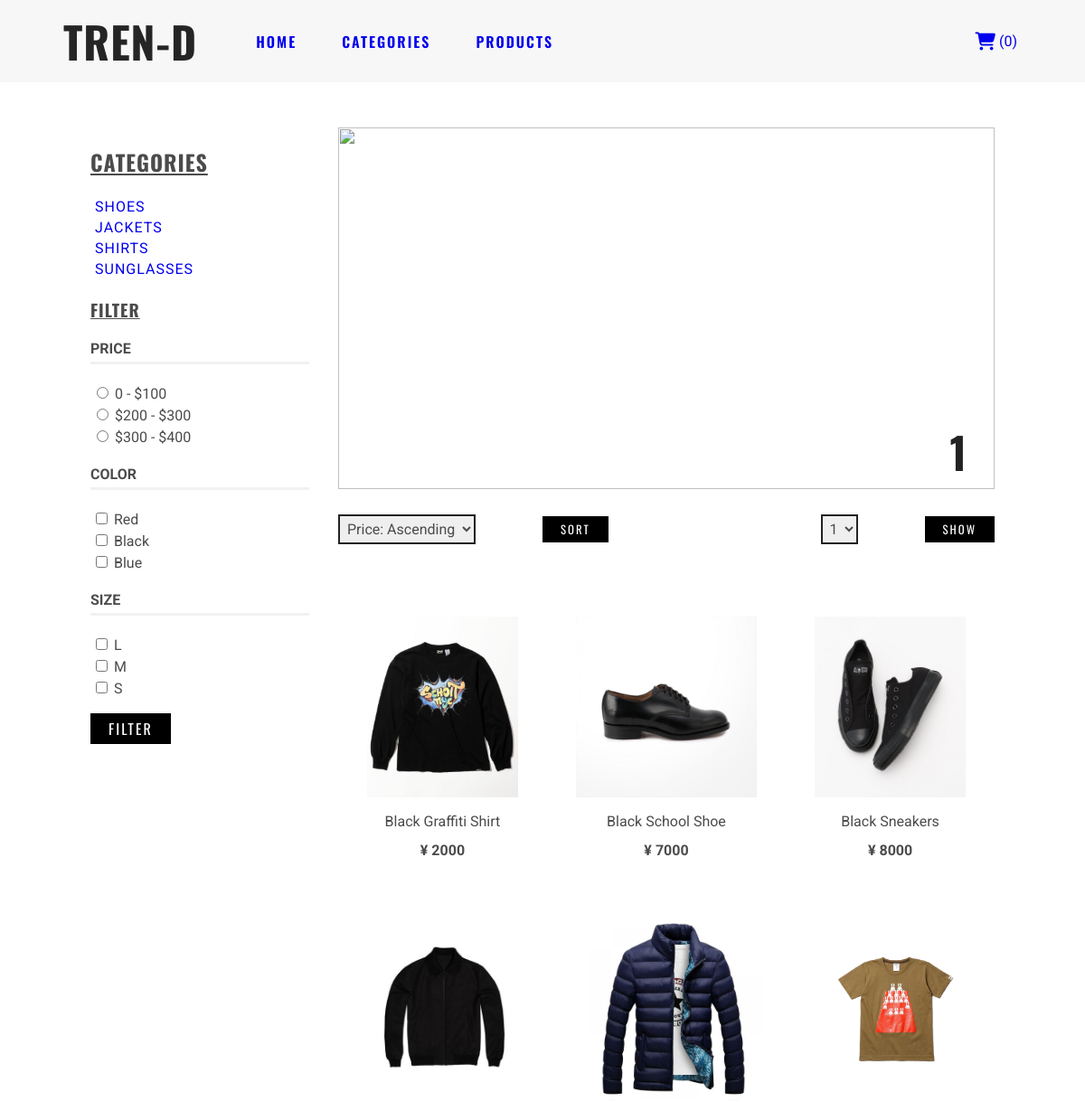
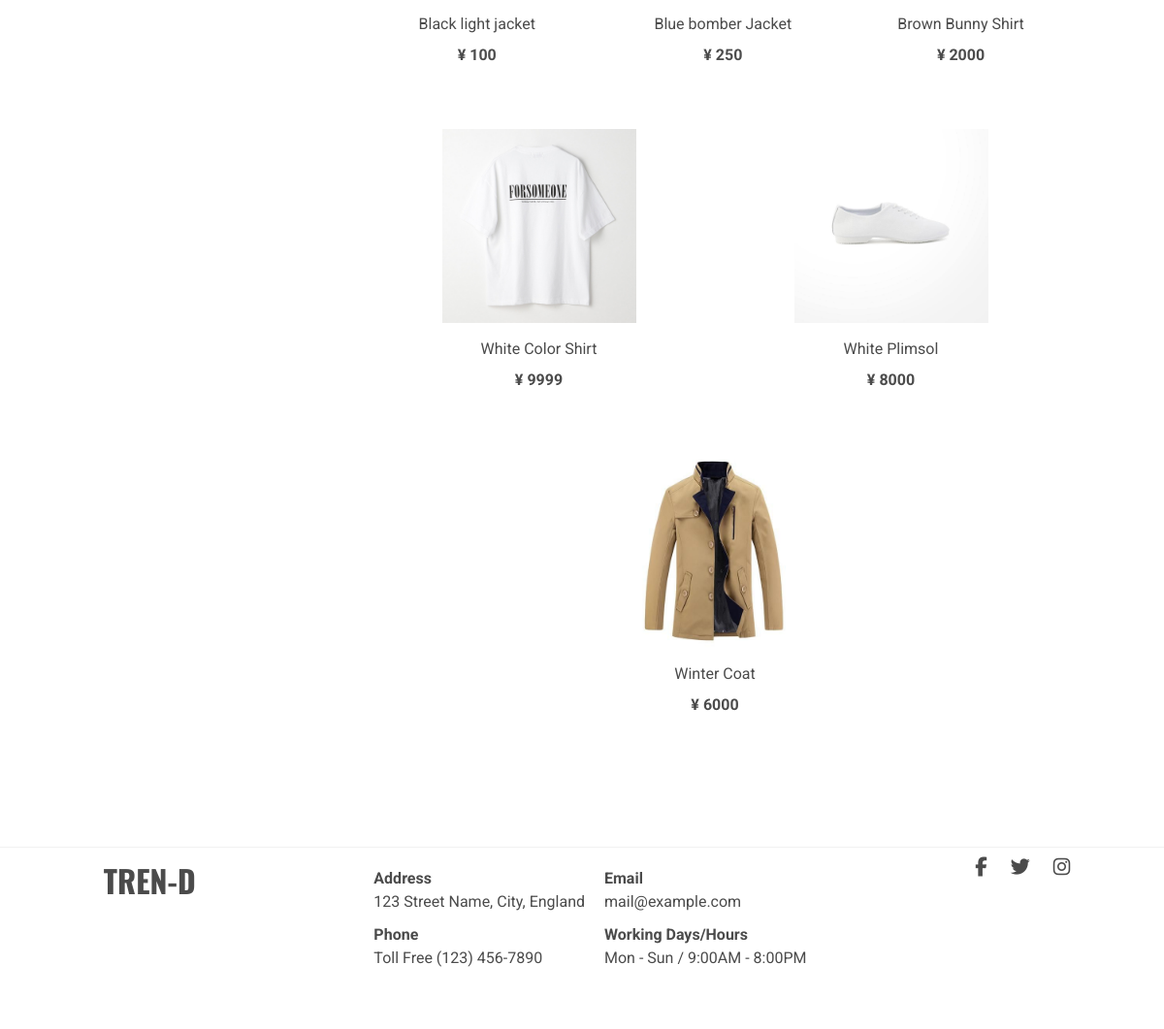
Page /search/1 on the committed database (2 pictures, top to bottom).
### app/models.py (models this page shows, shortened)
class Category(db.Model):
    id = db.Column(db.Integer, primary_key=True)
    name = db.Column(db.String(50))
    image = db.Column(db.String(50))
    product_list = db.relationship('Product', backref="product_category", lazy=True)

class Product(db.Model):
    id = db.Column(db.Integer, primary_key=True)
    name = db.Column(db.String(50))
    category = db.Column(db.Integer, db.ForeignKey('category.id'))
    size =db.Column(db.String(1))
    color = db.Column(db.String(10))
    stock = db.Column(db.Integer)
    description = db.Column(db.String(100), nullable=True)
    price = db.Column(db.Integer)
    available = db.Column(db.Boolean)
    created = db.Column(db.DateTime, default=datetime.datetime.utcnow)
    updated = db.Column(db.DateTime, nullable=True)
    image_url = db.Column(db.String(50))
    item = db.relationship('CartItem', backref="product", lazy=True)

### app/routes.py (the view)
@app.route('/search', defaults={'category': None})
@app.route('/search/<string:category>')
def search(category):
    query = request.args
    search_results = None
    category_types = [category_entry.name for category_entry in Category.query.all()]
    category_search = Category.query.filter_by(name=category).first()
    url_kwargs = {}
    page = request.args.get('page', 1, type=int)
    if request.args.get('show'):
        session['search'] = request.args.get('show', type=int)
    if request.args.get('sort'):
        session['sort'] = request.args.get('sort', type=str)
    search = SearchItems(['price', 'size', 'color'], category_search, query, page)
    if 'sort' in session:
        search_results = search.get_sorted_results(session['sort'])
    else:
        search_results = search.get_results()
    url_kwargs = search.get_url_kwargs()
    form = SearchForm()
    url_prev = url_for('search', page=search_results.prev_num, category=category, **url_kwargs) if search_results.has_prev else None
    url_next = url_for('search', page=search_results.next_num, category=category, **url_kwargs) if search_results.has_next else None
    return render_template('search.html',
                            search_results=search_results.items,
                            category=category,
                            category_types=category_types,
                            form=form,
                            url_next=url_next,
                            url_prev=url_prev
                        )

### app/forms.py
class SearchForm(FlaskForm):
    price = RadioField('Price', choices=[('100', '0 - $100'), ('200', '$200 - $300'), ('300', '$300 - $400')])
    color = MultiCheckboxField('Color', choices=[('red', 'Red'), ('black', 'Black'), ('blue', 'Blue')])
    size = MultiCheckboxField('Size', choices=[('L', 'L'), ('M', 'M'), ('S', 'S')])

### app/__init__.py (called while the page is built)
@app.context_processor
def cart_l():
    return dict(cart_l=cart_length)

### app/routes.py (called while the page is built)
def cart_length():
    return len(session['cart']) if 'cart' in session else 0

### app/search.py (called while the page is built, shortened)
    def filter(self):
        filtered_results = None
        for v in self.filter_list:
            if v == 'price' and self.query.getlist(v):
                price = int(self.query.getlist(v)[0])
                filtered_results = Product.query.filter(Product.price.between((price - 100), price))
                if self.category:
                    filtered_results = filtered_results.filter_by(product_category=self.category)
            self.url_kwargs[v] = self.query.getlist(v)
        if filtered_results:
            return filtered_results
        elif filtered_results is None and self.category:
            return Product.query.filter_by(product_category=self.category)
        else:
            return Product.query

    def get_url_kwargs(self):
        return self.url_kwargs

    def get_results(self, sorted_results=None):
        results = sorted_results if sorted_results else self.filter()
        return results.group_by(Product.name).paginate(self.page, self.show_num_pages, False)

### app/templates/search.html (shortened to what this page needs)
{% extends 'base.html' %}
{% block content %}
<section id="search">
    <div class="grid-container">
        <div class="search-bar">
            <h2>categories</h2>
            <ul class="search-list">
                {% for category in category_types %}
                <li class="search-item"><a href="{{ url_for('search', category=category) }}">{{ category|title }}</a></li>
                {% endfor %}
            </ul>
            <h3>filter</h3>
            <form class="search-form">
                <h4>price</h4>
                {{ form.price }}
                <h4>color</h4>
                {{ form.color }}
                <h4>size</h4>
                {{ form.size }}
                <input type="submit" value="filter" class="btn-1">
            </form>
        </div>
        <div class="main-content">
            <div class="search-image">
                {% if category %}
                <img src="{{ url_for('static', filename='images/search/' + category + '.jfif')}}" alt="">
                <h1 class="search-image header">{{ category|upper }}</h1>
                {% else %}
                <h1 class="search-image all-header">All Products</h1>
                {% endif %}
            </div>
            <div class="sort-container">
                <form>
                    <select name="sort" id="sort">
                        <option value="asc">Price: Ascending</option>
                    </select>
                    <input type="submit" value="sort" class="btn-1">
                </form>
                <form>
                    <select name="show" id="show">
                        <option value="1">1</option>
                    </select>
                    <input type="submit" value="show" class="btn-1">
                </form>
            </div>
            <div class="search-results">
                {% for item in search_results %}
                <div class="search-result-item">
                    <a href="{{ url_for('product', id=item.id) }}">
                        <img src="{{ url_for('static', filename=item.image_url) }}" alt="">
                    </a>
                    <p>{{ item.name }}</p>
                    <h4>¥ {{ item.price }}</h4>
                </div>
                {% else %}
                <div class="search-result-item"><strong>No Results Found</strong></div>
                {% endfor %}
            </div>
        </div>
    </div>
</section>
{% endblock %}

### app/static/css/style.css (style rules this page uses)
:root { --light-border-color: rgba(228, 228, 228, 0.5); }
html { box-sizing: border-box; }
*, *::before, *::after { box-sizing: inherit; }
body, h1, h2, h3, h4, h5, h6, ul, ol, li, p, pre, blockquote, figure, hr { margin: 0; padding: 0; }
h2,h3 { font-family: 'Oswald', sans-serif; letter-spacing: 1px; }
ul { list-style: none; }
body { font-family: 'Roboto', sans-serif; color: rgb(75, 75, 75); }
a { text-decoration: none; }
input, textarea, select, button { color: inherit; font: inherit; letter-spacing: inherit; }
select { border: 1px solid rgba(92, 92, 92, 0.2); margin-right: 50px; padding: 8px; }
.btn-1 { text-transform: uppercase; margin-top: 1rem; background: black; border: 0; }
#search .grid-container { display: grid; grid-template-columns: 1fr 3fr; grid-gap: 2rem; margin: 50px 100px; }
#search .search-bar h2, #search .search-bar h3 { margin: 20px 0; text-transform: uppercase; text-decoration: underline; }
#search .search-bar h3, #search .search-bar h4 { margin: 20px 0; text-transform: uppercase; }
#search .search-bar h4 { padding-bottom: 5px; border-bottom: 3px solid var(--light-border-color); }
#search .search-list { margin: 20px 0; }
#search .search-form li { padding: 2px; }
#search .search-list .search-item { text-transform: uppercase; letter-spacing: 1px; padding: 2px 5px; }
#search .btn-1 { color: #fff; padding: 5px 20px; font-family: 'Oswald', sans-serif; letter-spacing: 2px; cursor: pointer; }
#search .search-image { position: relative; }
#search .search-image img { height: 400px; width: 100% }
#search .search-image.header { position: absolute; font-size: 3rem; color: #222222; font-weight: 900; font-family: 'Oswald', sans-serif; letter-spacing: 1px; bottom: 0; right: 0; transform: translate(-30px, -10px); }
#search .search-results { margin-top: 50px; display: flex; flex-wrap: wrap; justify-content: space-around; }
#search .search-result-item img { height: 200px; }
#search .search-result-item { margin: 30px 30px; line-height: 2; text-align: center; }
#search .sort-container { display: flex; justify-content: space-between; align-items: center; margin: 10px 0; }
#search .sort-container .btn-1 { font-size: 0.8rem; margin-left: 20px; }
#search .sort-container select { padding: 0.25rem; border: 2px solid #222222; }

### rows in the picture
Category: name "SHOES"
Category: name "JACKETS"
Category: name "SHIRTS"
Category: name "SUNGLASSES"
Product: image_url (picture), name "Black Graffiti Shirt", price "2000"
Product: image_url (picture), name "Black School Shoe", price "7000"
Product: image_url (picture), name "Black Sneakers", price "8000"
Product: image_url (picture), name "Black light jacket", price "100"
Product: image_url (picture), name "Blue bomber Jacket", price "250"
Product: image_url (picture), name "Brown Bunny Shirt", price "2000"
Product: image_url (picture), name "White Color Shirt", price "9999"
Product: image_url (picture), name "White Plimsol", price "8000"
Product: image_url (picture), name "Winter Coat", price "6000"

### other values in the picture
{{ cart_l() }} "0"
{{ category|upper }} "1"
